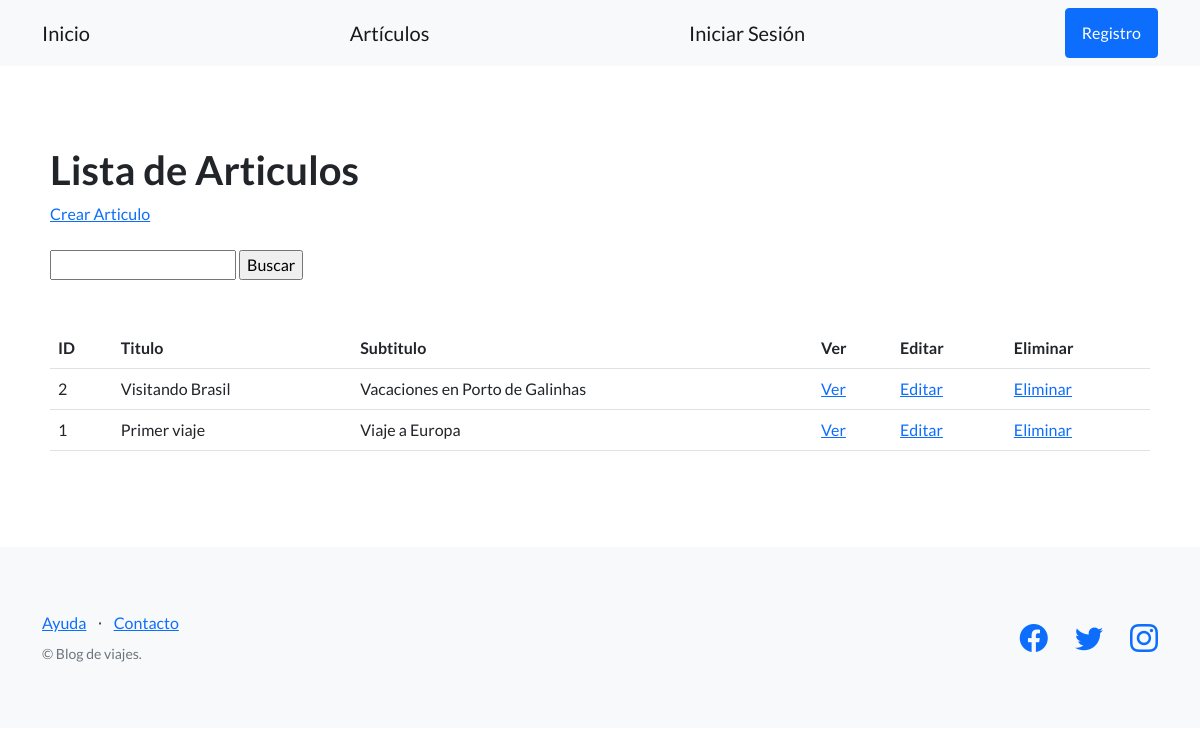
The page /blog/articulos/ on the database as committed earlier.
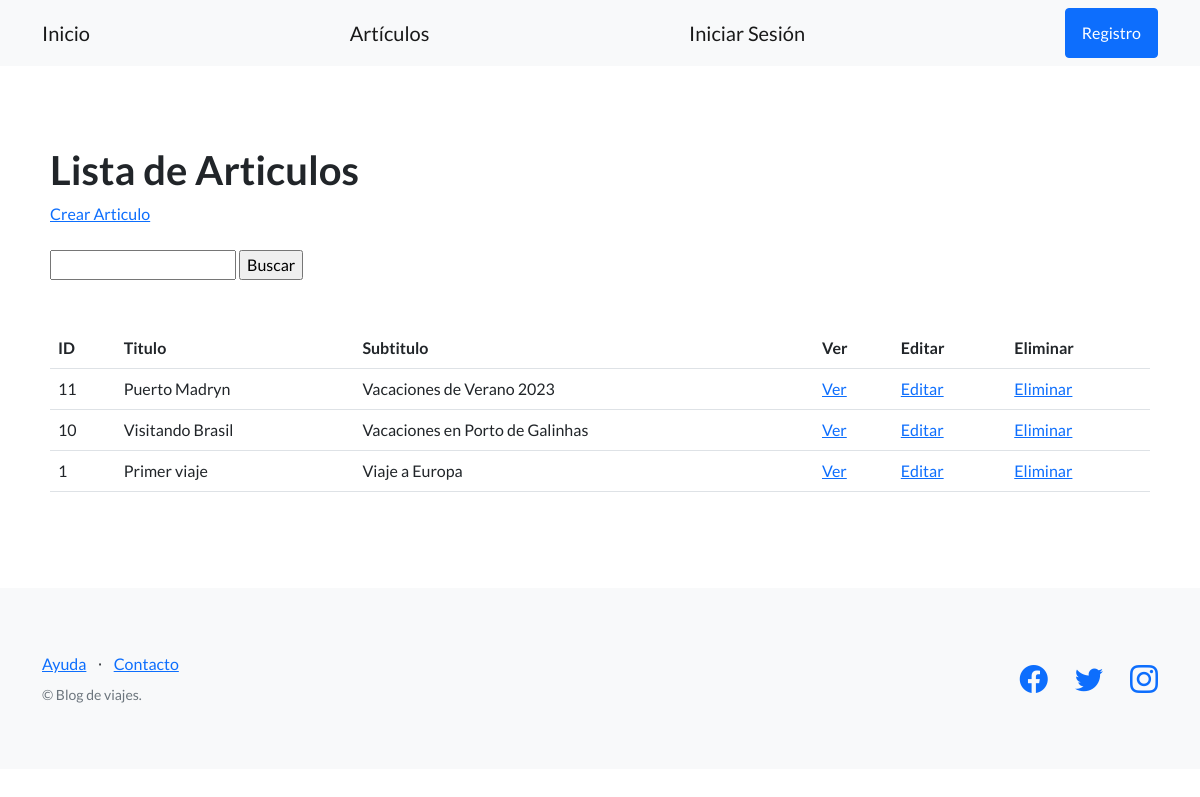
The same page on the database as committed later.
### blog/models.py (models this page shows, shortened)
class Articulo(models.Model):
    titulo= models.CharField(max_length=200, unique=True)
    subtitulo= models.CharField(max_length=200)
    cuerpo= models.TextField()
    autor= models.ForeignKey(User, on_delete=models.CASCADE)
    fecha_publicacion= models.DateTimeField(auto_now_add=True)
    imagen= models.ImageField(upload_to='images', blank=True)
    class Meta:
        ordering = ['-fecha_publicacion']

### blog/views.py (the view)
# urls.py: path("articulos/", listar_articulos, name='lista_articulos'),
def listar_articulos(request):
    articulos= Articulo.objects.all()
    contexto = {
        'articulos': articulos
    }
    http_response= render(
        request=request,
        template_name='blog/lista_articulos.html',
        context= contexto,
    )
    return http_response

### blog/templates/blog/lista_articulos.html (shortened to what this page needs)
{% extends 'blog/base.html' %}
{% block contenido %}
<section>
    <div>
        <h1>Lista de Articulos</h1>
        <a href= "{% url 'crear_articulo' %}">Crear Articulo</a>
        <br><br>
        <form action= "{% url 'buscar_articulos' %}" method= "post">
            <input type= "text" name= "busqueda">
            <input type= "submit" value= "Buscar">
        </form>
        <br><br>
        <table class= "table">
            <tbody>
                <tr>
                    <th>ID</th>
                    <th>Titulo</th>
                    <th>Subtitulo</th>
                    <th>Ver</th>
                    <th>Editar</th>
                    <th>Eliminar</th>
                </tr>
                {% for articulo in articulos %}
                <tr>
                    <td>{{articulo.id }}</td>
                    <td>{{articulo.titulo }}</td>
                    <td>{{articulo.subtitulo}}</td>
                    <td>
                        <a href= "{% url 'lista_articulos' %}">Ver</i></a>
                    </td>
                    <td>
                        <a href= "{% url 'editar_articulo' articulo.id %}">Editar</a>
                    </td>
                    <td>
                        <a href = "{% url 'eliminar_articulo' articulo.id %}">Eliminar</a>
                    </td>
                </tr>
                {% endfor %}
            </tbody>
        </table>
    </div>
</section>
{% endblock contenido %}

Rows that differ between the two databases and show on the page:
removed Articulo: id "2", titulo "Visitando Brasil", subtitulo "Vacaciones en Porto de Galinhas"
added Articulo: id "11", titulo "Puerto Madryn", subtitulo "Vacaciones de Verano 2023"
added Articulo: id "10", titulo "Visitando Brasil", subtitulo "Vacaciones en Porto de Galinhas"
